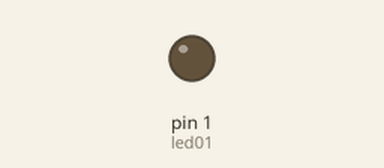
Simulated run of this sketch. Board: Arduino Uno, built with avr-gcc and run on an emulated ATmega328P. On the bench: output pins drawn as LEDs (lit = HIGH).

Above: at 0.15 s.
Timing chart, 0 to 1.6 s (numbered marks = the images above):
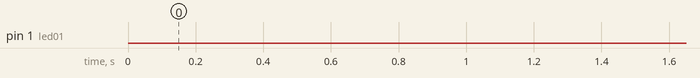

The sketch:

led01.ino
```cpp
int led01 = 1;

void setup()
  {
    pinMode(led01, OUTPUT);
  }

void loop()
  {
    digitalWrite(led01, HIGH);
    delay(1); //1000 significa un segundo
    digitalWrite(led01, LOW);
    delay(25);
  }
```
